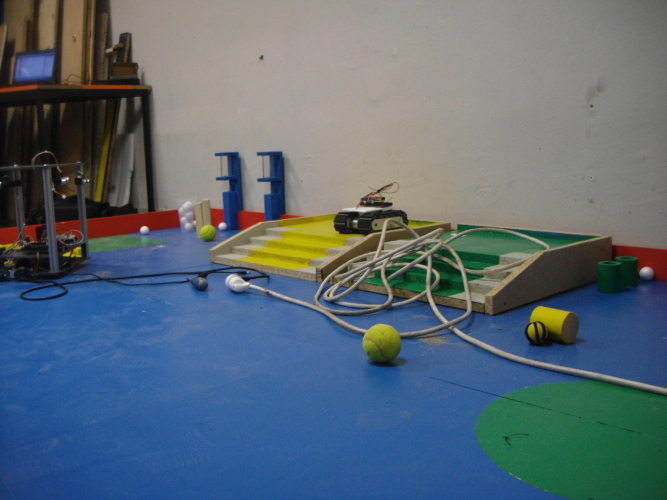
#> input picture Informatique/MachineLearning/Python/tablePict2.JPG, 667 x 500 px
$ python popcornDetection.py
#> lines starting #> are read from the running program, lines starting #| are printed output that depends on the picture; after the words box and inside, x2 and y2 are one past the last pixel; in counts of white or black regions, pixels touching at a corner belong together
# Programme qui essaie de détecter les gobelets de pop-corn remplis, en effectuant une
# détection des contours puis en ne gardant que ceux dont la forme correspond (plus ou moins)
# à un gobelet. La forme du gobelet est donnée par une forme de référence (popcornReference.JPG).

# Ne fonctionne pas. C'est la détection du contour qui foire, car le gobelet est transparent.
# En même temps, quand le gobelet est contre le mur (blanc), même un humain voit difficilement
# le contour du gobelet sur la photo !

import numpy as np
import cv2

def nothing(x):
    pass

erodeElement = cv2.getStructuringElement(cv2.MORPH_CROSS,(2,2))

img = cv2.imread('tablePict2.JPG') #Ouverture de l'image
#> img is the input picture: shape (500, 667, 3); mean B, G, R 116.7, 105, 89.9
gray = cv2.cvtColor(img, cv2.COLOR_BGR2GRAY)
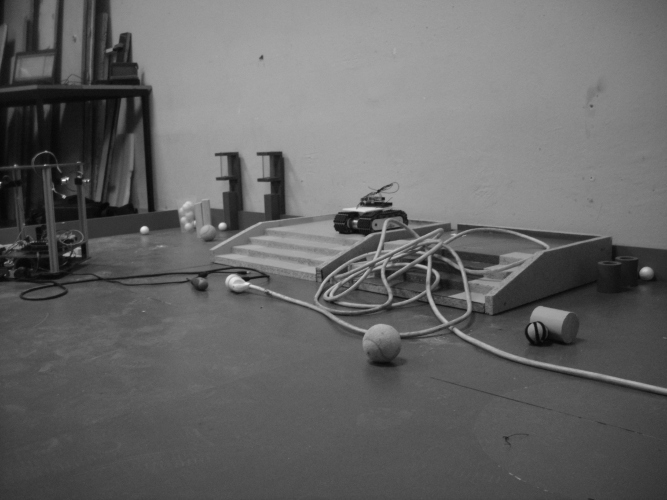
#> gray: shape (500, 667); min 4, max 242, mean 101.8
end = False

ref = cv2.imread('popcornReference.JPG')
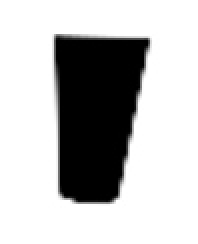
#> input picture Informatique/MachineLearning/Python/popcornReference.JPG, 99 x 122 px (shown 2 times larger)
#> ref is the input picture: shape (122, 99, 3); min 0, max 255, mean 189
ref = cv2.cvtColor(ref, cv2.COLOR_BGR2GRAY)
#> ref: shape (122, 99)
refContour,_ = cv2.findContours(ref,cv2.RETR_TREE,cv2.CHAIN_APPROX_SIMPLE)
#> refContour = 36 contours, 34 with area under 20; largest, box (x1, y1, x2, y2) and area: (0, 0, 99, 122) 11858, (27, 19, 75, 101) 2876

cv2.namedWindow('Canny')
cv2.createTrackbar('TH1', 'Canny', 0, 255, nothing)
cv2.createTrackbar('TH2', 'Canny', 0, 255, nothing)

while(not end):

    imgCopy = img.copy()

    th1 = cv2.getTrackbarPos('TH1', 'Canny')
    th2 = cv2.getTrackbarPos('TH2', 'Canny')

    edges = cv2.Canny(gray, th1, th2)
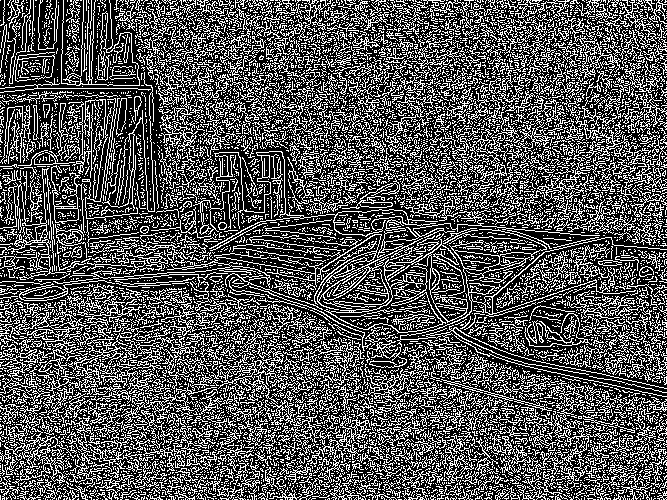
#> edges: shape (500, 667); 33.3% white in thin lines or dots
    dilatedEdges = cv2.dilate(edges,erodeElement)
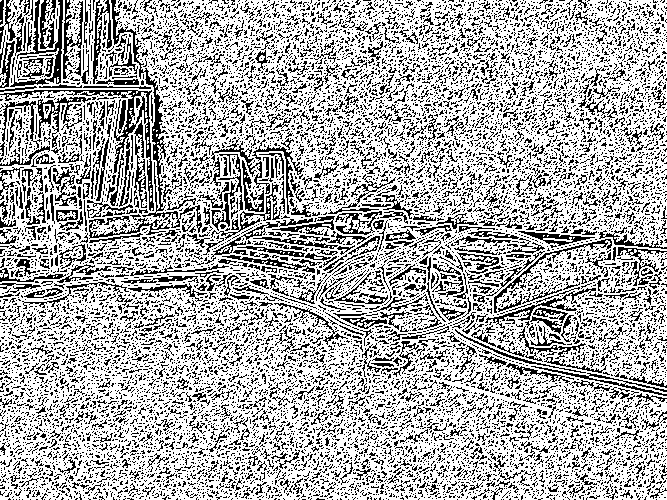
#> dilatedEdges: shape (500, 667); 69.4% white; black in thin lines or dots

    contours,_ = cv2.findContours(dilatedEdges.copy(),cv2.RETR_TREE,cv2.CHAIN_APPROX_SIMPLE)
#> contours = 19835 contours, 18371 with area under 20; largest, box (x1, y1, x2, y2) and area: (0, 0, 667, 500) 322102, (143, 67, 167, 213) 1053, (36, 96, 92, 139) 789, (493, 238, 613, 314) 630, (38, 0, 60, 51) 582

    for cnt in contours:
        if(cv2.matchShapes(cnt, refContour[0], 1, 1) < 0.5):
            x,y,w,h = cv2.boundingRect(cnt)
            cv2.rectangle(imgCopy,(x,y),(x+w,y+h),(0,255,0),2)
#> this loop made 19835 passes
#> (cnt, x, y, w, h) on passes 1, 2, 6, 7, 8, 9, 10, 13, 15, 17: ([[53, 276], [53, 277], [54, 276]], 53, 276, 2, 2), ([[56, 275], [56, 276], [57, 275]], 56, 275, 2, 2), ([[149, 184], [149, 185], [150, 184]], 149, 184, 2, 2), ([[149, 181], [149, 182], [150, 181]], 149, 181, 2, 2), ([[148, 168], [148, 169], [149, 168]], 148, 168, 2, 2), ([[117, 151], [117, 152], [118, 151]], 117, 151, 2, 2), ([[0, 147], [0, 148], [1, 147]], 0, 147, 2, 2), ([[126, 132], [126, 133], [127, 132]], 126, 132, 2, 2), ([[129, 119], [129, 120], [130, 119]], 129, 119, 2, 2), ([[130, 108], [130, 109], [131, 109], [132, 108]], 130, 108, 3, 2)
#> (x, y, w, h) on passes 39, 41, 43, 44, 48, 49: (46, 19, 4, 6), (46, 15, 3, 4), (52, 13, 4, 7), (45, 10, 6, 7), (47, 3, 4, 4), (0, 0, 667, 500)
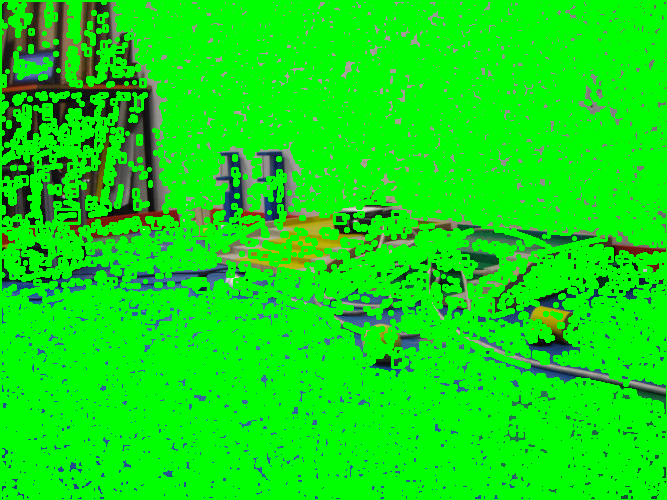
#> imgCopy: shape (500, 667, 3); mean B, G, R 14, 227.3, 13.7

    cv2.imshow('Result', imgCopy)

    if(cv2.waitKey(1) & 0xFF == ord('q')):
#> (key q is pressed here)
        end = True

cv2.destroyAllWindows()
